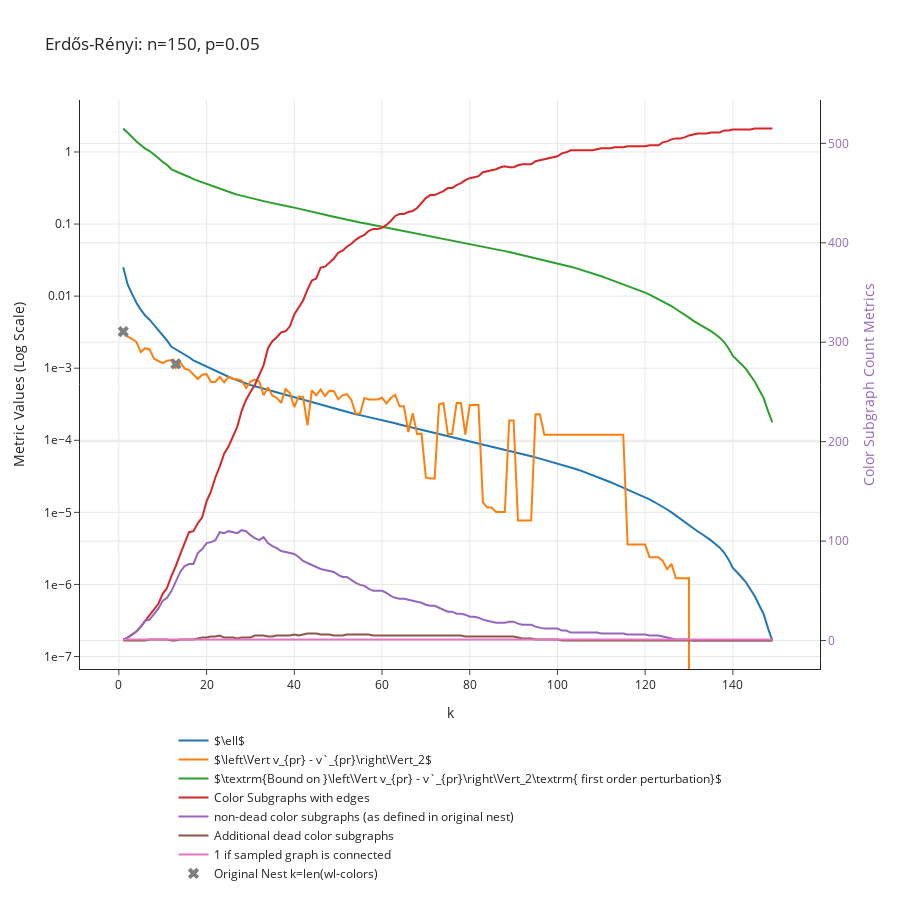

The notebook cell this image was saved under:
### Markdown cell above
# Erdos Renyis

### Code cell
p = 0.05
n = 150
G = nx.erdos_renyi_graph(n, p)
data_dict = get_convergence_data_of_nest(G, min_cluster_size = 1, max_k = 150)
plot_convergence_data(data_dict, f"Erdős-Rényi: n={n}, p={p}")

### Figure 1 — Plotly figure (JSON) as saved in the notebook; plotly's stock layout.template omitted (floating-point values rounded to 4 significant figures; data arrays with more than 128 entries replaced by an {"elided": "..."} marker saying what was removed)
{"data": [{"mode": "lines", "name": "$\\ell$", "type": "scatter", "x": {"elided": "149 int values"}, "y": {"elided": "149 float values"}}, {"mode": "lines", "name": "$\\left\\Vert v_{pr} - v`_{pr}\\right\\Vert_2$", "type": "scatter", "x": {"elided": "149 int values"}, "y": {"elided": "149 float values"}}, {"mode": "lines", "name": "$\\textrm{Bound on }\\left\\Vert v_{pr} - v`_{pr}\\right\\Vert_2\\textrm{ first order perturbation}$", "type": "scatter", "x": {"elided": "149 int values"}, "y": {"elided": "149 float values"}}, {"mode": "lines", "name": "Color Subgraphs with edges", "type": "scatter", "x": {"elided": "149 int values"}, "y": {"elided": "149 int values"}, "yaxis": "y2"}, {"mode": "lines", "name": "non-dead color subgraphs (as defined in original nest)", "type": "scatter", "x": {"elided": "149 int values"}, "y": {"elided": "149 int values"}, "yaxis": "y2"}, {"mode": "lines", "name": "Additional dead color subgraphs", "type": "scatter", "x": {"elided": "149 int values"}, "y": {"elided": "149 int values"}, "yaxis": "y2"}, {"mode": "lines", "name": "1 if sampled graph is connected", "type": "scatter", "x": {"elided": "149 int values"}, "y": {"elided": "149 int values"}, "yaxis": "y2"}, {"marker": {"size": 10, "symbol": "x"}, "mode": "markers", "name": "Original Nest k=len(wl-colors)", "type": "scatter", "x": [1, 13, 149, 150], "y": [0.00322, 0.001147, 0, 0]}], "layout": {"height": 900, "hovermode": "closest", "legend": {"orientation": "h", "x": 0.5, "xanchor": "center", "y": -0.1, "yanchor": "top"}, "title": {"text": "Erdős-Rényi: n=150, p=0.05"}, "xaxis": {"title": {"text": "k"}}, "yaxis": {"exponentformat": "e", "title": {"text": "Metric Values (Log Scale)"}, "type": "log"}, "yaxis2": {"overlaying": "y", "side": "right", "tickfont": {"color": "rgba(148, 103, 189, 1)"}, "title": {"font": {"color": "rgba(148, 103, 189, 1)"}, "text": "Color Subgraph Count Metrics"}, "type": "linear"}}}
